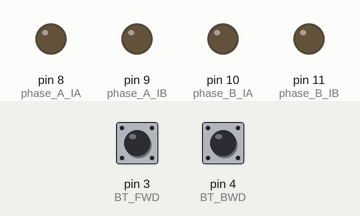
Simulated run of this sketch. Board: Arduino Uno, built with avr-gcc and run on an emulated ATmega328P. Parts: output pins drawn as LEDs (lit = HIGH). The inputs (shaded band) are chosen by the test bench; at power-on: pin 3 (BT_FWD) HIGH, pin 4 (BT_BWD) HIGH.

Above: at 1.2 s.
1.3 s: pin 3 (BT_FWD) pulled LOW for 0.15 s
At 2.4 s:
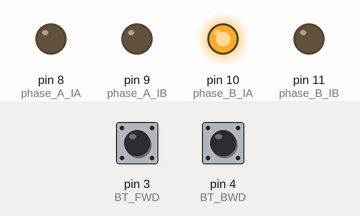
3.0 s: pin 4 (BT_BWD) pulled LOW for 0.15 s
At 3.5 s:
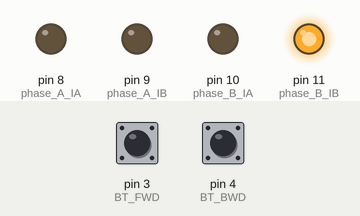
4.7 s: pin 3 (BT_FWD) pulled LOW for 1 s
At 5.6 s:
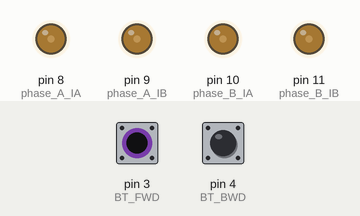
7.2 s: pin 4 (BT_BWD) pulled LOW for 3.2 s
At 10.8 s:
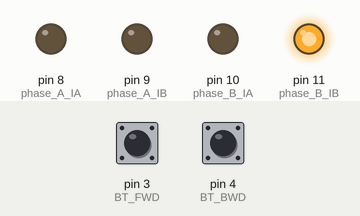
11.9 s: pin 4 (BT_BWD) pulled LOW for 1 s
At 12.8 s:
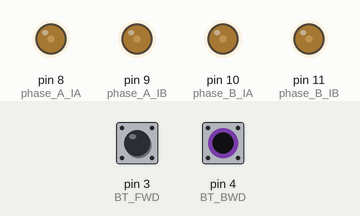
14.9 s: pin 3 (BT_FWD) pulled LOW for 3.2 s
At 19.0 s:
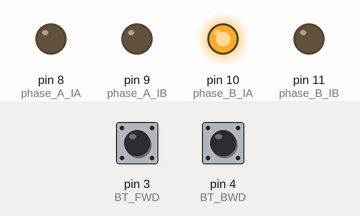
Timing chart, 0 to 20.5 s (numbered marks = the images above; inputs shaded):
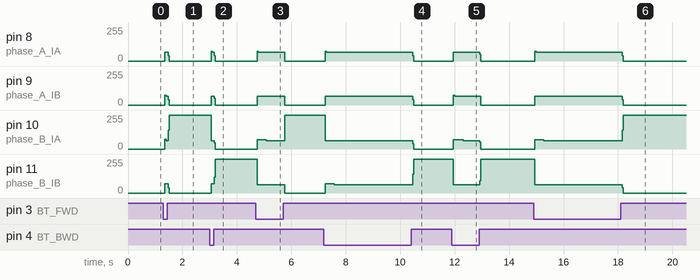

Measured:
- after the input at 1.3 s, pin 8 (phase_A_IA), pin 9 (phase_A_IB): 0/255 → 64/255 after 0.06 s, → 0/255 0.12 s later; pin 10 (phase_B_IA): 0/255 → 62/255 after 0.06 s, → 255/255 0.12 s later; pin 11 (phase_B_IB): 0/255 → 68/255 after 0.06 s, → 0/255 0.12 s later
- after the input at 3.0 s, pin 8 (phase_A_IA): 0/255 → 64/255 after 0.05 s, → 0/255 0.12 s later; pin 9 (phase_A_IB): 0/255 → 65/255 after 0.05 s, → 0/255 0.12 s later; pin 10 (phase_B_IA): 255/255 → 61/255 after 0.05 s, → 0/255 0.12 s later; pin 11 (phase_B_IB): 0/255 → 69/255 after 0.05 s, → 255/255 0.12 s later
- after the input at 4.7 s, pin 8 (phase_A_IA): 0/255 → 64/255 after 0.05 s, → 0/255 1.0 s later; pin 9 (phase_A_IB): 0/255 → 65/255 after 0.05 s, → 0/255 1.0 s later; pin 10 (phase_B_IA): 0/255 → 69/255 after 0.05 s, → 63/255 0.32 s later, → 255/255 0.68 s later; pin 11 (phase_B_IB): 255/255 → 61/255 after 0.05 s, → 0/255 1.0 s later
- after the input at 7.2 s, pin 8 (phase_A_IA): 0/255 → 64/255 after 0.05 s, → 0/255 3.2 s later; pin 9 (phase_A_IB): 0/255 → 65/255 after 0.05 s, → 0/255 3.2 s later; pin 10 (phase_B_IA): 255/255 → 61/255 after 0.05 s, → 0/255 3.2 s later; pin 11 (phase_B_IB): 0/255 → 69/255 after 0.05 s, → 63/255 0.32 s later, → 255/255 2.9 s later
- after the input at 11.9 s, pin 8 (phase_A_IA): 0/255 → 64/255 after 0.06 s, → 0/255 0.96 s later; pin 9 (phase_A_IB): 0/255 → 64/255 after 0.06 s, → 0/255 1.0 s later; pin 10 (phase_B_IA): 0/255 → 68/255 after 0.06 s, → 61/255 0.36 s later, → 0/255 0.60 s later; pin 11 (phase_B_IB): 255/255 → 61/255 after 0.06 s, → 255/255 0.96 s later
- after the input at 14.9 s, pin 8 (phase_A_IA): 0/255 → 64/255 after 0.05 s, → 0/255 3.2 s later; pin 9 (phase_A_IB): 0/255 → 65/255 after 0.05 s, → 0/255 3.2 s later; pin 10 (phase_B_IA): 0/255 → 69/255 after 0.05 s, → 63/255 0.32 s later, → 255/255 2.9 s later; pin 11 (phase_B_IB): 255/255 → 61/255 after 0.05 s, → 0/255 3.2 s later

The sketch:

sketch_stepper_motor.ino
```cpp
// 20 steps per laps
#define phase_A_IA 8
#define phase_A_IB 9
#define phase_B_IA 10
#define phase_B_IB 11
#define BT_FWD 3
#define BT_BWD 4
#define sleep 2
//#define steps 4
//#define phases 4
int phases[4][4] = {
  {1,0,0,0},
  {0,0,0,1},
  {0,1,0,0},
  {0,0,1,0},
};
void setup()
{
  Serial.begin(9600);
  pinMode(phase_A_IA, OUTPUT);
  pinMode(phase_A_IB, OUTPUT);
  pinMode(phase_B_IA, OUTPUT);
  pinMode(phase_B_IB, OUTPUT);
  pinMode(BT_FWD, INPUT_PULLUP);
  pinMode(BT_BWD, INPUT_PULLUP);
}

void loop()
{
  int p = 0;
    while(1)
    {
      bool fwd = !digitalRead(BT_FWD);
      bool bwd = !digitalRead(BT_BWD);
      if(fwd || bwd){
        //Serial.println("BT FWD PUSHED:");
        for(int i = 0; i < 20; i++){
          digitalWrite(phase_A_IA, phases[p][0]);
          digitalWrite(phase_A_IB, phases[p][1]);
          digitalWrite(phase_B_IA, phases[p][2]);
          digitalWrite(phase_B_IB, phases[p][3]);
          if(fwd){
            p++;
            if(p == 4){ p = 0; }
          } else {
            p--;
            if(p == -1) {p = 3;}
          }
          delay(sleep);
        }

/*        digitalWrite(phase_A_IA, HIGH);
        digitalWrite(phase_A_IB, LOW);
        digitalWrite(phase_B_IA, LOW);
        digitalWrite(phase_B_IB, LOW);
        delay(sleep);
        digitalWrite(phase_A_IA, LOW);
        digitalWrite(phase_A_IB, LOW);
        digitalWrite(phase_B_IA, LOW);
        digitalWrite(phase_B_IB, HIGH);
        delay(sleep);
        digitalWrite(phase_A_IA, LOW);
        digitalWrite(phase_A_IB, HIGH);
        digitalWrite(phase_B_IA, LOW);
        digitalWrite(phase_B_IB, LOW);
        delay(sleep);
        digitalWrite(phase_A_IA, LOW);
        digitalWrite(phase_A_IB, LOW);
        digitalWrite(phase_B_IA, HIGH);
        digitalWrite(phase_B_IB, LOW);
        delay(sleep);
        break;*/
      }
    }
}
```
